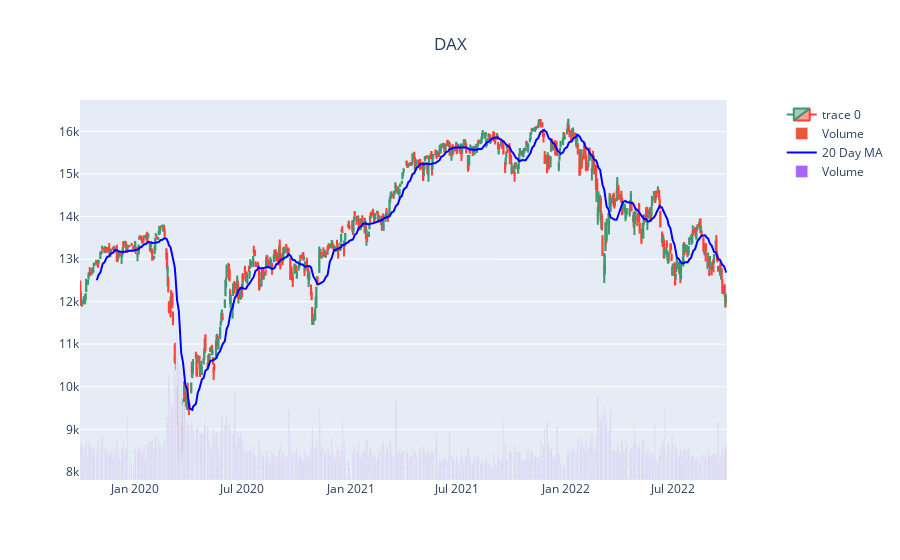

The notebook cell this image was saved under:
### Code cell
fig3.add_trace(go.Scatter(x=dt.index,y=dt['Close'].rolling(window=20).mean(),marker_color='blue',name='20 Day MA'))
fig3.add_trace(go.Bar(x=dt.index, y=dt['Volume'], name='Volume'),secondary_y=True)
fig3.update_layout(title={'text':'DAX', 'x':0.5})
fig3.update_yaxes(range=[0,1000000000],secondary_y=True)
fig3.update_yaxes(visible=False, secondary_y=True)
fig3.update_layout(xaxis_rangeslider_visible=False)  #hide range slider
fig3.show()

### Figure 1 — Plotly figure (JSON) as saved in the notebook; plotly's stock layout.template omitted (floating-point values rounded to 4 significant figures; data arrays with more than 128 entries replaced by an {"elided": "..."} marker saying what was removed)
{"data": [{"close": {"elided": "763 float values"}, "high": {"elided": "763 float values"}, "low": {"elided": "763 float values"}, "open": {"elided": "763 float values"}, "type": "candlestick", "x": {"elided": "763 str values"}}, {"name": "Volume", "type": "bar", "x": {"elided": "763 str values"}, "xaxis": "x", "y": {"elided": "763 int values"}, "yaxis": "y2"}, {"marker": {"color": "blue"}, "name": "20 Day MA", "type": "scatter", "x": {"elided": "763 str values"}, "y": {"elided": "763 float values"}}, {"name": "Volume", "type": "bar", "x": {"elided": "763 str values"}, "xaxis": "x", "y": {"elided": "763 int values"}, "yaxis": "y2"}], "layout": {"title": {"text": "DAX", "x": 0.5}, "xaxis": {"anchor": "y", "domain": [0, 0.94], "rangeslider": {"visible": false}}, "yaxis": {"anchor": "x", "domain": [0, 1]}, "yaxis2": {"anchor": "x", "overlaying": "y", "range": [0, 1000000000], "side": "right", "visible": false}}}
